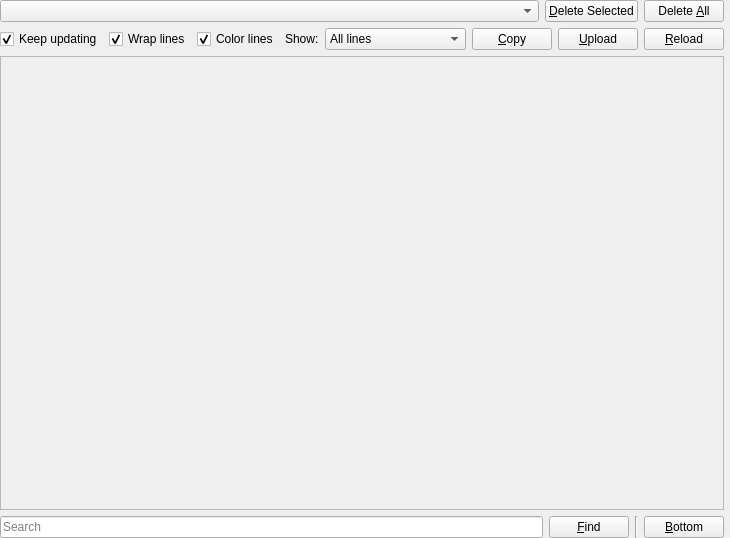
<?xml version="1.0" encoding="UTF-8"?>
<ui version="4.0">
 <class>OtherLogsPage</class>
 <widget class="QWidget" name="OtherLogsPage">
  <property name="geometry">
   <rect>
    <x>0</x>
    <y>0</y>
    <width>657</width>
    <height>538</height>
   </rect>
  </property>
  <layout class="QGridLayout" name="gridLayout_2">
   <property name="leftMargin">
    <number>0</number>
   </property>
   <property name="topMargin">
    <number>0</number>
   </property>
   <property name="rightMargin">
    <number>6</number>
   </property>
   <property name="bottomMargin">
    <number>0</number>
   </property>
   <item row="2" column="2">
    <widget class="QPushButton" name="findButton">
     <property name="sizePolicy">
      <sizepolicy hsizetype="Maximum" vsizetype="Fixed">
       <horstretch>0</horstretch>
       <verstretch>0</verstretch>
      </sizepolicy>
     </property>
     <property name="text">
      <string>&amp;Find</string>
     </property>
    </widget>
   </item>
   <item row="2" column="3">
    <widget class="Line" name="line">
     <property name="orientation">
      <enum>Qt::Vertical</enum>
     </property>
    </widget>
   </item>
   <item row="2" column="4">
    <widget class="QPushButton" name="btnBottom">
     <property name="sizePolicy">
      <sizepolicy hsizetype="Maximum" vsizetype="Fixed">
       <horstretch>0</horstretch>
       <verstretch>0</verstretch>
      </sizepolicy>
     </property>
     <property name="toolTip">
      <string>Scroll all the way to bottom</string>
     </property>
     <property name="text">
      <string>&amp;Bottom</string>
     </property>
    </widget>
   </item>
   <item row="1" column="0" colspan="5">
    <widget class="LogView" name="text">
     <property name="enabled">
      <bool>false</bool>
     </property>
     <property name="undoRedoEnabled">
      <bool>false</bool>
     </property>
     <property name="readOnly">
      <bool>true</bool>
     </property>
     <property name="plainText">
      <string notr="true"/>
     </property>
     <property name="textInteractionFlags">
      <set>Qt::LinksAccessibleByKeyboard|Qt::LinksAccessibleByMouse|Qt::TextBrowserInteraction|Qt::TextSelectableByKeyboard|Qt::TextSelectableByMouse</set>
     </property>
     <property name="centerOnScroll">
      <bool>false</bool>
     </property>
    </widget>
   </item>
   <item row="0" column="0" colspan="5">
    <layout class="QGridLayout" name="gridLayout">
     <item row="0" column="0" colspan="5">
      <layout class="QHBoxLayout" name="horizontalLayout">
       <item>
        <widget class="QComboBox" name="selectLogBox">
         <property name="sizePolicy">
          <sizepolicy hsizetype="Expanding" vsizetype="Fixed">
           <horstretch>0</horstretch>
           <verstretch>0</verstretch>
          </sizepolicy>
         </property>
        </widget>
       </item>
       <item>
        <widget class="QPushButton" name="btnDelete">
         <property name="toolTip">
          <string>Delete the selected log</string>
         </property>
         <property name="text">
          <string>&amp;Delete Selected</string>
         </property>
        </widget>
       </item>
       <item>
        <widget class="QPushButton" name="btnClean">
         <property name="toolTip">
          <string>Delete all the logs</string>
         </property>
         <property name="text">
          <string>Delete &amp;All</string>
         </property>
        </widget>
       </item>
      </layout>
     </item>
     <item row="1" column="0" colspan="5">
      <layout class="QHBoxLayout" name="horizontalLayout1">
       <item>
        <widget class="QCheckBox" name="trackLogCheckbox">
         <property name="text">
          <string>Keep updating</string>
         </property>
         <property name="checked">
          <bool>true</bool>
         </property>
        </widget>
       </item>
       <item>
        <widget class="QCheckBox" name="wrapCheckbox">
         <property name="text">
          <string>Wrap lines</string>
         </property>
         <property name="checked">
          <bool>true</bool>
         </property>
        </widget>
       </item>
       <item>
        <widget class="QCheckBox" name="colorCheckbox">
         <property name="text">
          <string>Color lines</string>
         </property>
         <property name="checked">
          <bool>true</bool>
         </property>
        </widget>
       </item>
       <item>
        <widget class="QLabel" name="levelFilterLabel">
         <property name="text">
          <string>Show:</string>
         </property>
         <property name="buddy">
          <cstring>levelFilterBox</cstring>
         </property>
        </widget>
       </item>
       <item>
        <widget class="QComboBox" name="levelFilterBox">
         <property name="toolTip">
          <string>Which lines of the log to show. Copy and Upload always take the whole log.</string>
         </property>
         <item>
          <property name="text">
           <string>All lines</string>
          </property>
         </item>
         <item>
          <property name="text">
           <string>Warnings and errors</string>
          </property>
         </item>
         <item>
          <property name="text">
           <string>Errors</string>
          </property>
         </item>
        </widget>
       </item>
       <item>
        <spacer name="horizontalSpacer">
         <property name="orientation">
          <enum>Qt::Horizontal</enum>
         </property>
         <property name="sizeHint" stdset="0">
          <size>
           <width>40</width>
           <height>20</height>
          </size>
         </property>
        </spacer>
       </item>
       <item>
        <widget class="QPushButton" name="btnCopy">
         <property name="toolTip">
          <string>Copy the whole log into the clipboard</string>
         </property>
         <property name="text">
          <string>&amp;Copy</string>
         </property>
        </widget>
       </item>
       <item>
        <widget class="QPushButton" name="btnPaste">
         <property name="toolTip">
          <string>Upload the log to the paste service configured in preferences</string>
         </property>
         <property name="text">
          <string>&amp;Upload</string>
         </property>
        </widget>
       </item>
       <item>
        <widget class="QPushButton" name="btnReload">
         <property name="toolTip">
          <string>Reload the contents of the log from the disk</string>
         </property>
         <property name="text">
          <string>&amp;Reload</string>
         </property>
        </widget>
       </item>
      </layout>
     </item>
    </layout>
   </item>
   <item row="2" column="0" colspan="2">
    <widget class="QLineEdit" name="searchBar">
     <property name="placeholderText">
      <string>Search</string>
     </property>
    </widget>
   </item>
  </layout>
 </widget>
 <customwidgets>
  <customwidget>
   <class>LogView</class>
   <extends>QPlainTextEdit</extends>
   <header>ui/widgets/LogView.h</header>
  </customwidget>
 </customwidgets>
 <tabstops>
  <tabstop>selectLogBox</tabstop>
  <tabstop>btnReload</tabstop>
  <tabstop>btnCopy</tabstop>
  <tabstop>btnPaste</tabstop>
  <tabstop>btnDelete</tabstop>
  <tabstop>btnClean</tabstop>
  <tabstop>wrapCheckbox</tabstop>
  <tabstop>colorCheckbox</tabstop>
  <tabstop>levelFilterBox</tabstop>
  <tabstop>text</tabstop>
  <tabstop>searchBar</tabstop>
  <tabstop>findButton</tabstop>
 </tabstops>
 <resources/>
 <connections/>
</ui>
